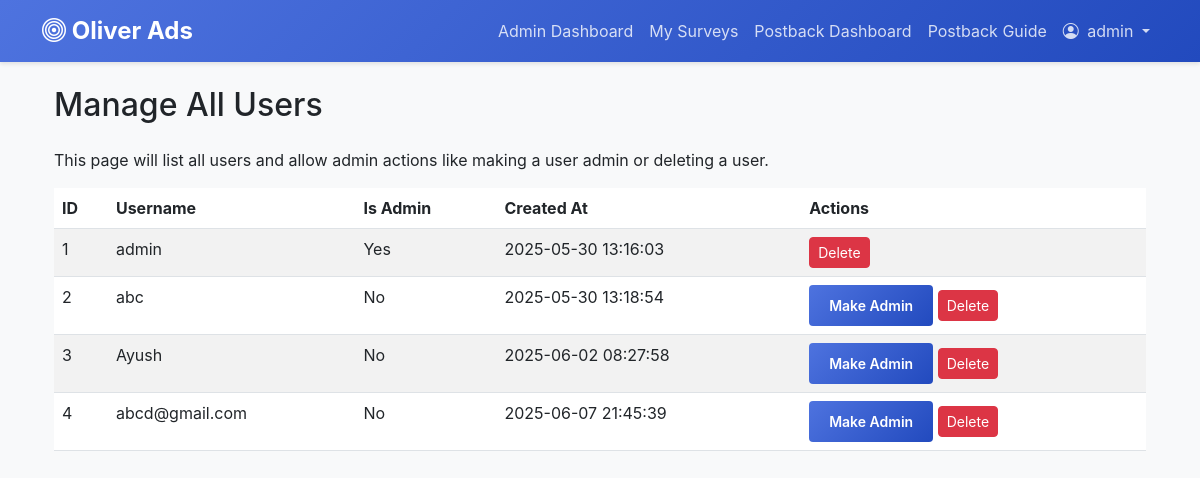
Before: /admin/users (signed in) with the older database file.
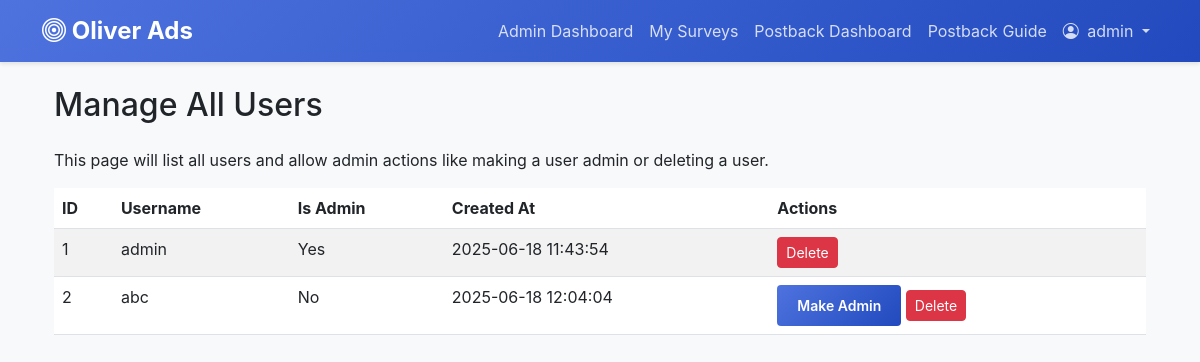
After: the same page with the newer database file.
### models.py (models this page shows, shortened)
class User(UserMixin, db.Model):
    id = db.Column(db.Integer, primary_key=True)
    username = db.Column(db.String(80), unique=True, nullable=False)
    password_hash = db.Column(db.String(128))
    is_admin = db.Column(db.Boolean, default=False)
    created_at = db.Column(db.DateTime, default=datetime.utcnow)

### app.py (the view)
@app.route('/admin/users')
@login_required
def admin_users():
    if not current_user.is_admin:
        flash('Permission denied.', 'danger')
        return redirect(url_for('user_dashboard'))
    users = User.query.all()
    return render_template('admin_users.html', users=users)

### app.py (called while the page is built)
@login_manager.user_loader
def load_user(user_id):
    return User.query.get(int(user_id))

### templates/admin_users.html (shortened to what this page needs)
{% extends "base.html" %}
{% block content %}
<div class="container mt-4">
    <h2 class="mb-4"> Manage All Users</h2>
    <p>This page will list all users and allow admin actions like making a user admin or deleting a user.</p>
    <table class="table table-striped">
        <thead>
            <tr>
                <th>ID</th>
                <th>Username</th>
                <th>Is Admin</th>
                <th>Created At</th>
                <th>Actions</th>
            </tr>
        </thead>
        <tbody>
            {% for user in users %}
            <tr>
                <td>{{ user.id }}</td>
                <td>{{ user.username }}</td>
                <td>{{ "Yes" if user.is_admin else "No" }}</td>
                <td>{{ user.created_at.strftime('%Y-%m-%d %H:%M:%S') }}</td>
                <td>
                    {% if not user.is_admin %}
                    <button class="btn btn-sm btn-primary">Make Admin</button>
                    {% endif %}
                    <button class="btn btn-sm btn-danger">Delete</button>
                </td>
            </tr>
            {% endfor %}
        </tbody>
    </table>
</div>
{% endblock %}

### templates/base.html (shortened to what this page needs)
<!DOCTYPE html>
<html lang="en">
<head>
    <link href="https://cdn.jsdelivr.net/npm/bootstrap@5.3.0/dist/css/bootstrap.min.css" rel="stylesheet">
    <link rel="stylesheet" href="https://cdn.jsdelivr.net/npm/bootstrap-icons@1.11.0/font/bootstrap-icons.css">
</head>
<body>
    <nav class="navbar navbar-expand-lg navbar-dark">
        <div class="container">
            <a class="navbar-brand" href="{{ url_for('index') }}">
                <i class="bi bi-bullseye"></i> Oliver Ads
            </a>
            <div class="collapse navbar-collapse" id="navbarSupportedContent">
                <ul class="navbar-nav ms-auto">
                    {% if current_user.is_authenticated %}
                        {% if current_user.is_admin %}
                        <li class="nav-item">
                            <a class="nav-link" href="{{ url_for('admin_dashboard') }}">Admin Dashboard</a>
                        </li>
                        {% endif %}
                        <li class="nav-item">
                            <a class="nav-link" href="{{ url_for('surveys') }}">My Surveys</a>
                        </li>
                        <li class="nav-item">
                            <a class="nav-link" href="{{ url_for('postback_receiver_dashboard') }}">Postback Dashboard</a>
                        </li>
                        <li class="nav-item">
                            <a class="nav-link" href="{{ url_for('postback_instructions') }}">Postback Guide</a>
                        </li>
                        <li class="nav-item dropdown">
                            <a class="nav-link dropdown-toggle" href="#" id="userDropdown" role="button" data-bs-toggle="dropdown" aria-expanded="false">
                                <i class="bi bi-person-circle me-1"></i> {{ current_user.username }}
                            </a>
                        </li>
                    {% endif %}
                </ul>
            </div>
        </div>
    </nav>
    <div class="container">
        {% block content %}{% endblock %}
    </div>
</body>
</html>

Changed rows visible on the page:
removed User: id "3", username "Ayush", is_admin "No", created_at "2025-06-02 08:27:58", shows "Make Admin"
removed User: id "4", username "abcd@gmail.com", is_admin "No", created_at "2025-06-07 21:45:39", shows "Make Admin"
changed User "admin": created_at "2025-05-30 13:16:03" → "2025-06-18 11:43:54"
changed User "abc": created_at "2025-05-30 13:18:54" → "2025-06-18 12:04:04"
